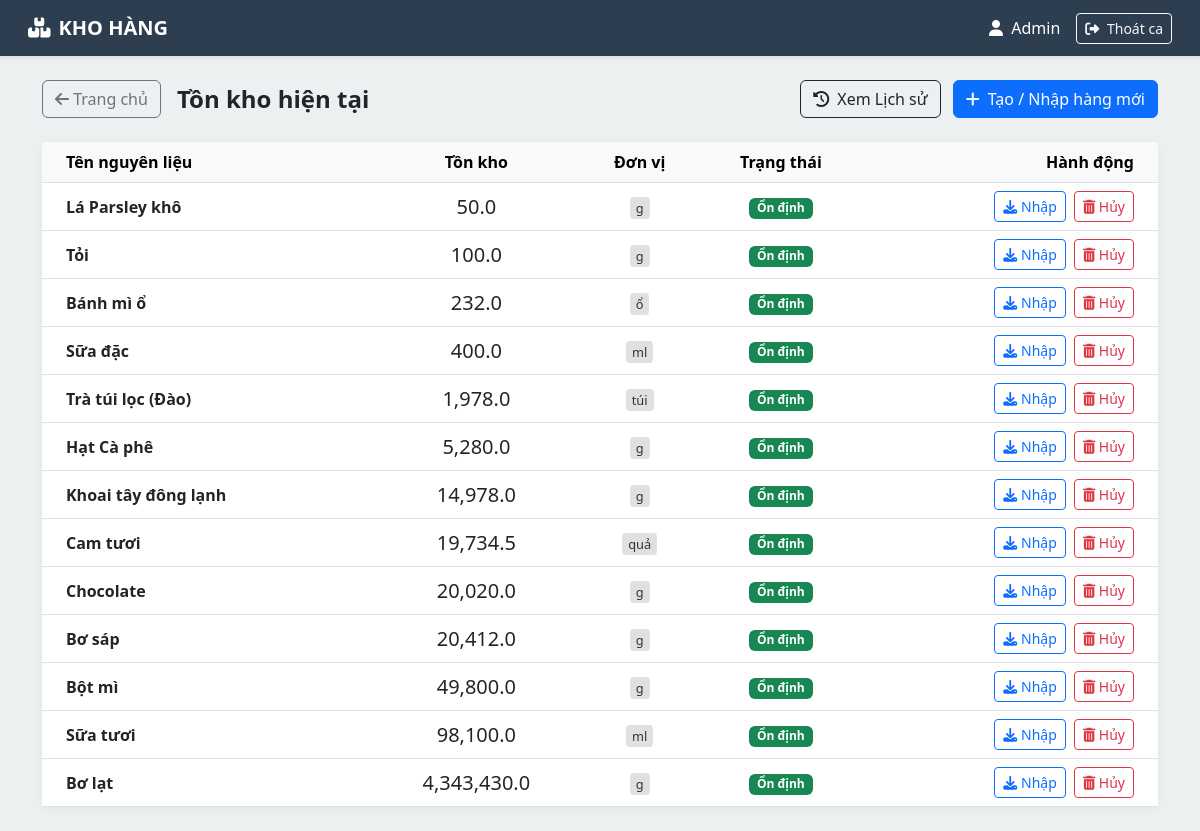
Before: /warehouse/index.php (signed in) with the older database file.
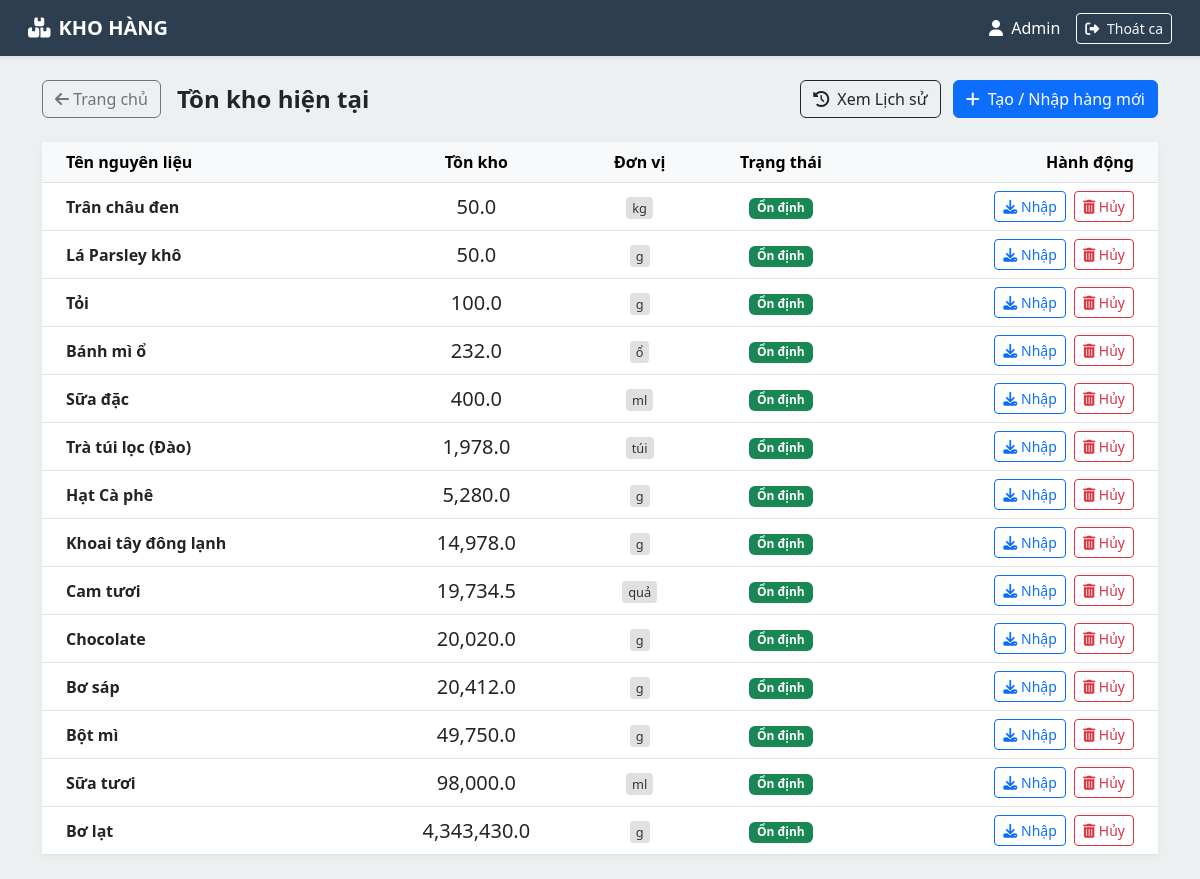
After: the same page with the newer database file.
### tables this page shows
CREATE TABLE `ingredients` (
  `id` int(11) NOT NULL,
  `name` varchar(100) NOT NULL,
  `unit` varchar(20) NOT NULL,
  `quantity` float DEFAULT 0,
  `min_quantity` float DEFAULT 10,
  `last_updated` timestamp NOT NULL DEFAULT current_timestamp() ON UPDATE current_timestamp(),
  `updated_at` timestamp NOT NULL DEFAULT current_timestamp() ON UPDATE current_timestamp()
);

### warehouse/index.php (the view, shortened to what this page needs)
<?php
require_once '../includes/db_connection.php';
$query = "SELECT * FROM ingredients ORDER BY quantity ASC";
$result = $mysqli->query($query);
?>
<!DOCTYPE html>
<html lang="vi">
<head>
    <link href="https://cdn.jsdelivr.net/npm/bootstrap@5.3.0/dist/css/bootstrap.min.css" rel="stylesheet">
    <link rel="stylesheet" href="https://cdnjs.cloudflare.com/ajax/libs/font-awesome/6.4.0/css/all.min.css">
</head>
<body>
<nav class="navbar navbar-expand-lg navbar-wh px-3 py-2 shadow-sm">
    <div class="container-fluid">
        <a class="navbar-brand text-white fw-bold" href="#"><i class="fa-solid fa-boxes-stacked me-2"></i>KHO HÀNG</a>
        <div class="d-flex align-items-center text-white">
            <span class="me-3"><i class="fa-solid fa-user me-1"></i> <?= $_SESSION['fullname'] ?? 'Thủ kho' ?></span>
            <button class="btn btn-sm btn-outline-light" onclick="confirmEndShiftWarehouse()">
                <i class="fa-solid fa-right-from-bracket me-1"></i> Thoát ca
            </button>
        </div>
    </div>
</nav>
<div class="container py-4">
    <div class="row mb-4">
        <div class="col-md-12 d-flex justify-content-between align-items-center">
            <div class="d-flex align-items-center">
                <a href="../index.php" class="btn btn-outline-secondary me-3">
                    <i class="fa-solid fa-arrow-left"></i> Trang chủ
                </a>
                <h4 class="fw-bold text-dark mb-0">Tồn kho hiện tại</h4>
            </div>
            <div>
                <a href="history.php" class="btn btn-outline-dark me-2">
                    <i class="fa-solid fa-clock-rotate-left me-1"></i> Xem Lịch sử
                </a>
                <button class="btn btn-primary" onclick="openImportModal(null, null, 'new')">
                    <i class="fa-solid fa-plus me-2"></i>Tạo / Nhập hàng mới
                </button>
            </div>
        </div>
    </div>
    <div class="card card-stock">
        <div class="card-body p-0">
            <table class="table table-hover align-middle mb-0">
                <thead class="table-light">
                    <tr>
                        <th class="ps-4">Tên nguyên liệu</th>
                        <th class="text-center">Tồn kho</th>
                        <th class="text-center">Đơn vị</th>
                        <th class="text-center">Trạng thái</th>
                        <th class="text-end pe-4">Hành động</th>
                    </tr>
                </thead>
                <tbody>
                    <?php while($row = $result->fetch_assoc()): ?>
                        <?php
                            $qty = (float)$row['quantity'];
                            $status_text = "Ổn định"; $status_class = "badge bg-success"; $row_class = "";
                        ?>
                        <tr class="<?= $row_class ?>">
                            <td class="ps-4 fw-bold"><?= $row['name'] ?></td>
                            <td class="text-center fs-5 <?= ($qty <= 0) ? 'text-danger fw-bold' : '' ?>"><?= number_format($qty, 1) ?></td>
                            <td class="text-center"><span class="unit-badge"><?= $row['unit'] ?></span></td>
                            <td class="text-center"><span class="<?= $status_class ?>"><?= $status_text ?></span></td>
                            <td class="text-end pe-4">
                                <button class="btn btn-sm btn-outline-primary me-1"
                                        onclick="openImportModal('<?= $row['id'] ?>', '<?= $row['unit'] ?>', 'existing')">
                                    <i class="fa-solid fa-download"></i> Nhập
                                </button>
                                <button class="btn btn-sm btn-outline-danger"
                                        onclick="openExportModal('<?= $row['id'] ?>', '<?= $row['name'] ?>', '<?= $row['quantity'] ?>', '<?= $row['unit'] ?>')">
                                    <i class="fa-solid fa-trash-can"></i> Hủy
                                </button>
                            </td>
                        </tr>
                    <?php endwhile; ?>
                </tbody>
            </table>
        </div>
    </div>
</div>
</body>
</html>

Changed rows visible on the page:
added ingredients: name "Trân châu đen", quantity "50.0", unit "kg", status_text "Ổn định"
changed ingredients "Bột mì": quantity "49,800.0" → "49,750.0"
changed ingredients "Sữa tươi": quantity "98,100.0" → "98,000.0"
